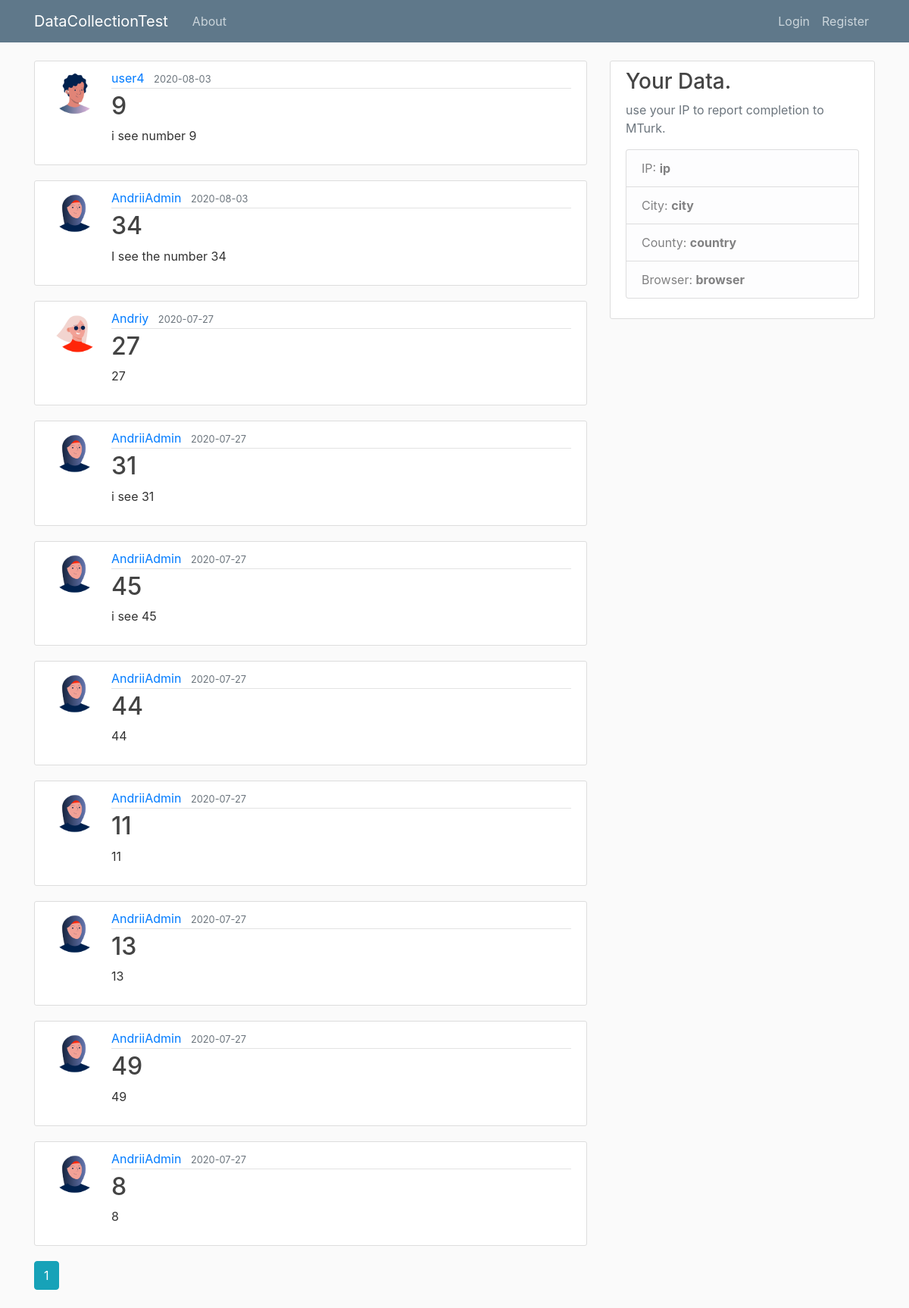
The page /home on the database its author committed.
### flaskblog/models.py (models this page shows, shortened)
class Post(db.Model):
    id = db.Column(db.Integer, primary_key=True)
    title = db.Column(db.String(100), nullable=False)
    date_posted = db.Column(db.DateTime, nullable=False, default=datetime.utcnow)
    content = db.Column(db.Text, nullable=False)
    user_id = db.Column(db.Integer, db.ForeignKey('user.id'), nullable=False)
    imagenum = db.Column(db.Integer, nullable=False)

class User(db.Model, UserMixin):
    id = db.Column(db.Integer, primary_key=True)
    username = db.Column(db.String(20), unique=True, nullable=False)
    email = db.Column(db.String(120), unique=True, nullable=False)
    image_file = db.Column(db.String(20), nullable=False, default='default-' + str(random.randint(1,59)) + ".png")
    password = db.Column(db.String(60), nullable=False)
    posts = db.relationship('Post', backref='author', lazy=True)

### flaskblog/main/routes.py (the view)
@main.route("/")
@main.route("/home")
def home():
    page = request.args.get('page', 1, type=int)
    posts = Post.query.order_by(Post.date_posted.desc()).paginate(page=page, per_page=100)
    return render_template('home.html', posts=posts)

### flaskblog/templates/home.html
{% extends "layout.html" %}
{% block content %}
    {% for post in posts.items %}
        <article class="media content-section">
          <img class="rounded-circle article-img" src="{{ url_for('static', filename='profile_pics/' + post.author.image_file) }}">
          <div class="media-body">
            <div class="article-metadata">
              <a class="mr-2" href="{{ url_for('users.user_posts', username=post.author.username) }}">{{ post.author.username }}</a>
              <small class="text-muted">{{ post.date_posted.strftime('%Y-%m-%d') }}</small>
            </div>
            <h2><a class="article-title" href="{{ url_for('posts.post', post_id=post.id) }}">{{ post.title }}</a></h2>
            <p class="article-content">{{ post.content }}</p>
          </div>
        </article>
    {% endfor %}
    {% for page_num in posts.iter_pages(left_edge=1, right_edge=1, left_current=1, right_current=2) %}
      {% if page_num %}
        {% if posts.page == page_num %}
          <a class="btn btn-info mb-4" href="{{ url_for('main.home', page=page_num) }}">{{ page_num }}</a>
        {% else %}
          <a class="btn btn-outline-info mb-4" href="{{ url_for('main.home', page=page_num) }}">{{ page_num }}</a>
        {% endif %}
      {% else %}
        ...
      {% endif %}
    {% endfor %}
{% endblock content %}

### flaskblog/templates/layout.html (shortened to what this page needs)
<!DOCTYPE html>
<html>
<head>
    <link rel="stylesheet" href="https://maxcdn.bootstrapcdn.com/bootstrap/4.0.0/css/bootstrap.min.css">
    <link rel="stylesheet" type="text/css" href="{{ url_for('static', filename='main.css') }}">
</head>
<body>
    <header class="site-header">
      <nav class="navbar navbar-expand-md navbar-dark bg-steel fixed-top">
        <div class="container">
          <a class="navbar-brand mr-4" href="/">DataCollectionTest</a>
          <div class="collapse navbar-collapse" id="navbarToggle">
            <div class="navbar-nav mr-auto">
              <a class="nav-item nav-link" href="{{ url_for('main.about') }}">About</a>
            </div>
            <div class="navbar-nav">
              {% if current_user.is_authenticated %}
                <a class="nav-item nav-link" href="{{ url_for('posts.new_post') }}">Pass The Test</a>
                <a class="nav-item nav-link" href="{{ url_for('users.account') }}">Account</a>
                <a class="nav-item nav-link" href="{{ url_for('users.logout') }}">Logout</a>
              {% else %}
                <a class="nav-item nav-link" href="{{ url_for('users.login') }}">Login</a>
                <a class="nav-item nav-link" href="{{ url_for('users.register') }}">Register</a>
              {% endif %}
            </div>
          </div>
        </div>
      </nav>
    </header>
    <main role="main" class="container">
      <div class="row">
        <div class="col-md-8">
          {% block content %}{% endblock %}
        </div>
        <div class="col-md-4">
          <div class="content-section">
            <h3>Your Data.</h3>
            <p class='text-muted'>use your IP to report completion to MTurk.
              <ul class="list-group">
                <li class="list-group-item list-group-item-light">IP: <b id="id01">ip</b></li>
                <li class="list-group-item list-group-item-light">City: <b id="id02">city</b> </li>
                <li class="list-group-item list-group-item-light">County: <b id="id03">country</b></li>
                <li class="list-group-item list-group-item-light">Browser: <b id="id06">browser</b></li>
              </ul>
            </p>
          </div>
        </div>
      </div>
    </main>
</body>
</html>

### flaskblog/static/main.css (style rules this page uses)
body { background: #fafafa; color: #333333; margin-top: 5rem; }
h1, h2, h3, h4, h5, h6 { color: #444444; }
.bg-steel { background-color: #5f788a; }
.site-header .navbar-nav .nav-link { color: #cbd5db; }
.content-section { background: #ffffff; padding: 10px 20px; border: 1px solid #dddddd; border-radius: 3px; margin-bottom: 20px; }
.article-title { color: #444444; }
.article-content { white-space: pre-line; }
.article-img { height: 65px; width: 65px; margin-right: 16px; }
.article-metadata { padding-bottom: 1px; margin-bottom: 4px; border-bottom: 1px solid #e3e3e3 }

### rows shown on the page
Post: image_file (placeholder picture), author.username "user4", date_posted "2020-08-03", title "9", content "i see number 9"
Post: image_file (placeholder picture), author.username "AndriiAdmin", date_posted "2020-08-03", title "34", content "I see the number 34"
Post: image_file (placeholder picture), author.username "Andriy", date_posted "2020-07-27", title "27", content "27"
Post: image_file (placeholder picture), author.username "AndriiAdmin", date_posted "2020-07-27", title "31", content "i see 31"
Post: image_file (placeholder picture), author.username "AndriiAdmin", date_posted "2020-07-27", title "45", content "i see 45"
Post: image_file (placeholder picture), author.username "AndriiAdmin", date_posted "2020-07-27", title "44", content "44"
Post: image_file (placeholder picture), author.username "AndriiAdmin", date_posted "2020-07-27", title "11", content "11"
Post: image_file (placeholder picture), author.username "AndriiAdmin", date_posted "2020-07-27", title "13", content "13"
Post: image_file (placeholder picture), author.username "AndriiAdmin", date_posted "2020-07-27", title "49", content "49"
Post: image_file (placeholder picture), author.username "AndriiAdmin", date_posted "2020-07-27", title "8", content "8"

### other values the page prints
{{ page_num }} "1"
